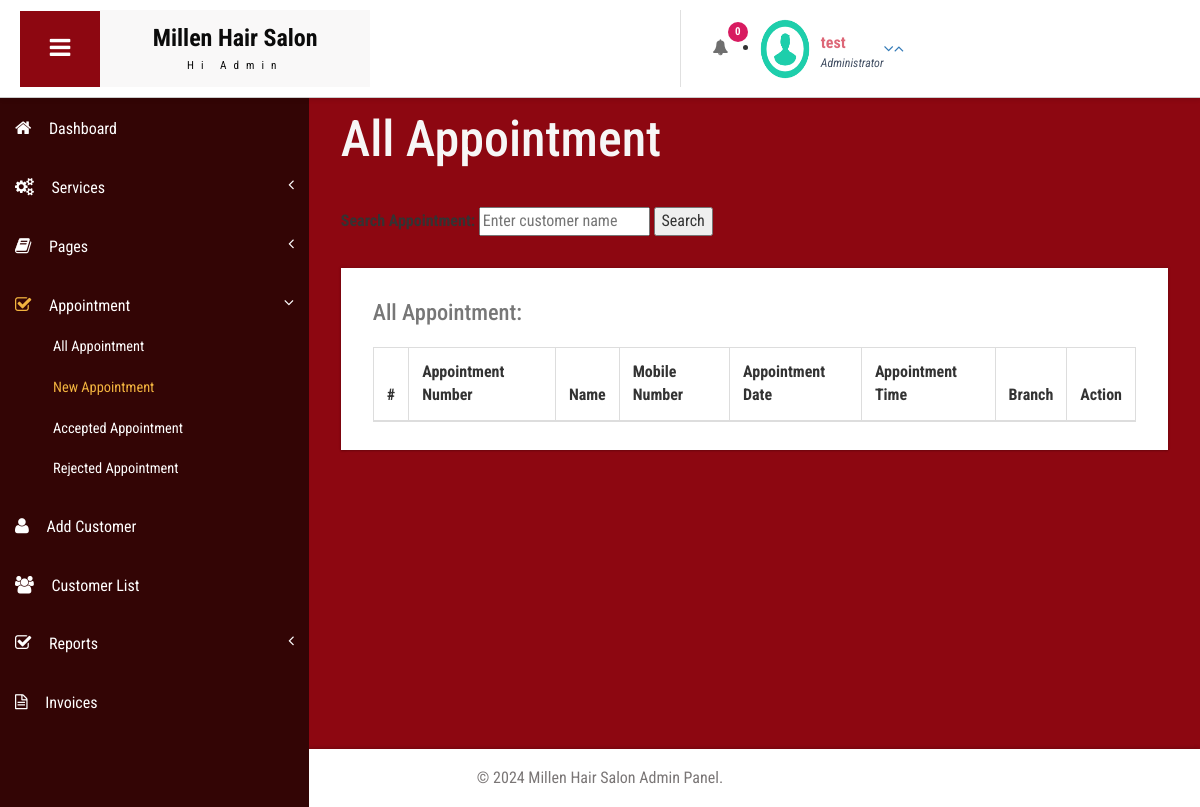
Page /admin/new-appointment.php (signed in) on the earlier database version.
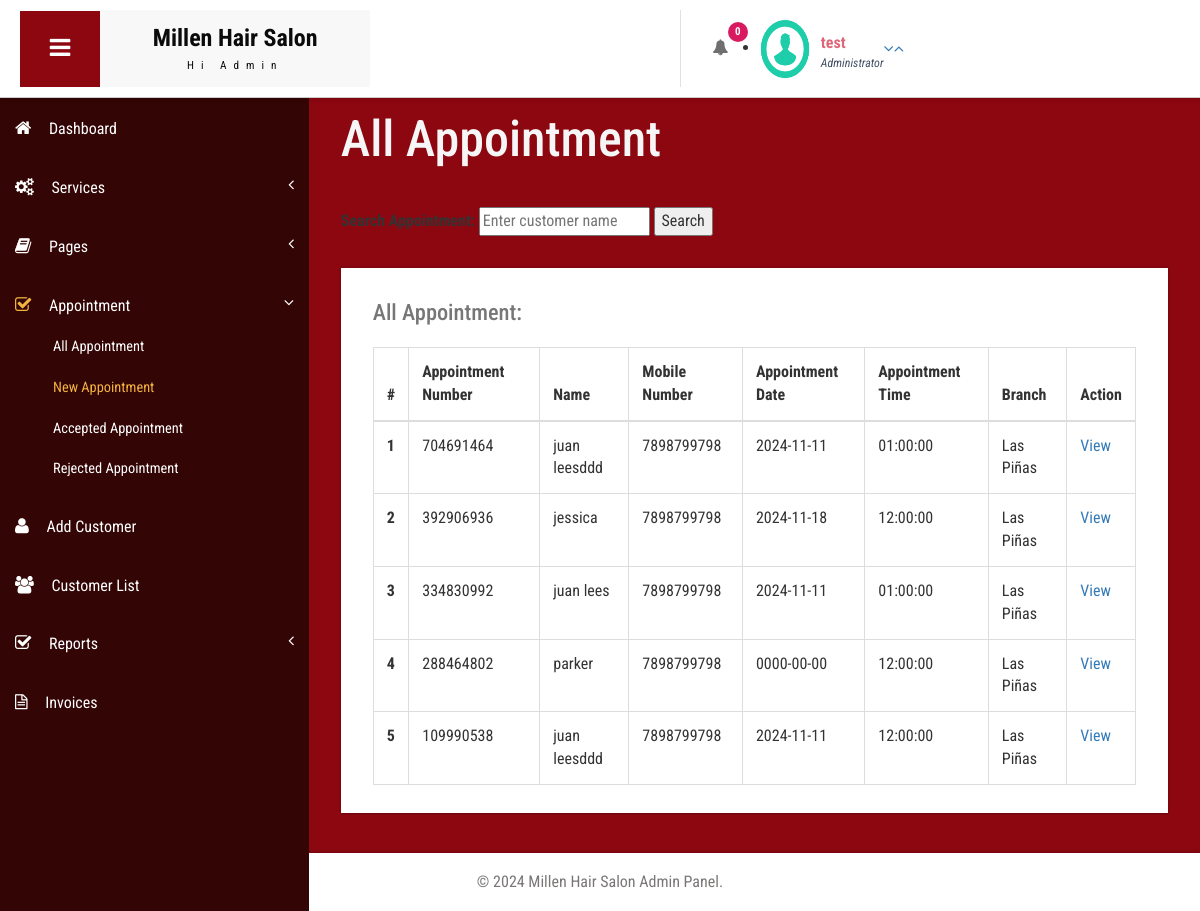
Same page on the later database version.
### tables this page shows
CREATE TABLE `tblappointment` (
  `ID` int(10) NOT NULL,
  `AptNumber` int(11) NOT NULL,
  `Name` varchar(255) DEFAULT NULL,
  `Email` varchar(255) DEFAULT NULL,
  `PhoneNumber` varchar(10) DEFAULT NULL,
  `AptDate` date DEFAULT NULL,
  `AptTime` time DEFAULT NULL,
  `Services` varchar(255) DEFAULT NULL,
  `Branch` varchar(255) DEFAULT NULL,
  `ApplyDate` timestamp NOT NULL DEFAULT current_timestamp(),
  `Remark` text DEFAULT NULL,
  `Status` varchar(50) DEFAULT NULL,
  `RemarkDate` datetime DEFAULT NULL
);

### admin/new-appointment.php (the view, shortened to what this page needs)
<?php
include('includes/dbconnection.php');
if (strlen($_SESSION['bpmsaid']) == 0) {
    header('location:logout.php');
} else {
    $search_query = "";
?>
<!DOCTYPE HTML>
<html>
<head>
    <link href="css/bootstrap.css" rel='stylesheet' type='text/css' />
    <link href="css/style.css" rel='stylesheet' type='text/css' />
    <link href="css/font-awesome.css" rel="stylesheet">
    <link href="css/animate.css" rel="stylesheet" type="text/css" media="all">
    <link href="css/custom.css" rel="stylesheet">
</head>
<body class="cbp-spmenu-push">
    <div class="main-content">
        <?php include_once('includes/sidebar.php'); ?>
        <?php include_once('includes/header.php'); ?>
        <div id="page-wrapper">
            <div class="main-page">
                <div class="tables">
                    <h3 class="title1">All Appointment</h3>
                    <form action="" method="GET">
                        <label for="appointment_search">Search Appointment:</label>
                        <input type="text" id="appointment_search" name="appointment_search" value="<?php echo isset($_GET['appointment_search']) ? $_GET['appointment_search'] : ''; ?>" placeholder="Enter customer name">
                        <button type="submit">Search</button>
                    </form>
                    <div class="table-responsive bs-example widget-shadow">
                        <h4>All Appointment:</h4>
                        <table class="table table-bordered">
                            <thead>
                                <tr>
                                    <th>#</th>
                                    <th> Appointment Number</th>
                                    <th>Name</th>
                                    <th>Mobile Number</th>
                                    <th>Appointment Date</th>
                                    <th>Appointment Time</th>
                                    <th>Branch</th>
                                    <th>Action</th>
                                </tr>
                            </thead>
                            <tbody>
                                <?php
                                $ret = mysqli_query($con, "SELECT * FROM tblappointment $search_query ORDER BY ID DESC");
                                $cnt = 1;
                                while ($row = mysqli_fetch_array($ret)) {
                                ?>
                                    <tr>
                                        <th scope="row"><?php echo $cnt; ?></th>
                                        <td><?php echo $row['AptNumber']; ?></td>
                                        <td><?php echo $row['Name']; ?></td>
                                        <td><?php echo $row['PhoneNumber']; ?></td>
                                        <td><?php echo $row['AptDate']; ?></td>
                                        <td><?php echo $row['AptTime']; ?></td>
                                        <td><?php echo $row['Branch']; ?></td>
                                        <td><a href="view-appointment.php?viewid=<?php echo $row['ID']; ?>">View</a></td>
                                    </tr> <?php
                                            $cnt = $cnt + 1;
                                        } ?>
                            </tbody>
                        </table>
                    </div>
                </div>
            </div>
        </div>
        <?php include_once('includes/footer.php'); ?>
    </div>
</body>
</html>
<?php }  ?>

Differences in the rows shown:
added tblappointment: AptNumber "704691464", Name "juan leesddd", PhoneNumber "7898799798", AptDate "2024-11-11", AptTime "01:00:00", Branch "Las Piñas"
added tblappointment: AptNumber "392906936", Name "jessica", PhoneNumber "7898799798", AptDate "2024-11-18", AptTime "12:00:00", Branch "Las Piñas"
added tblappointment: AptNumber "334830992", Name "juan lees", PhoneNumber "7898799798", AptDate "2024-11-11", AptTime "01:00:00", Branch "Las Piñas"
added tblappointment: AptNumber "288464802", Name "parker", PhoneNumber "7898799798", AptDate "0000-00-00", AptTime "12:00:00", Branch "Las Piñas"
added tblappointment: AptNumber "109990538", Name "juan leesddd", PhoneNumber "7898799798", AptDate "2024-11-11", AptTime "12:00:00", Branch "Las Piñas"
